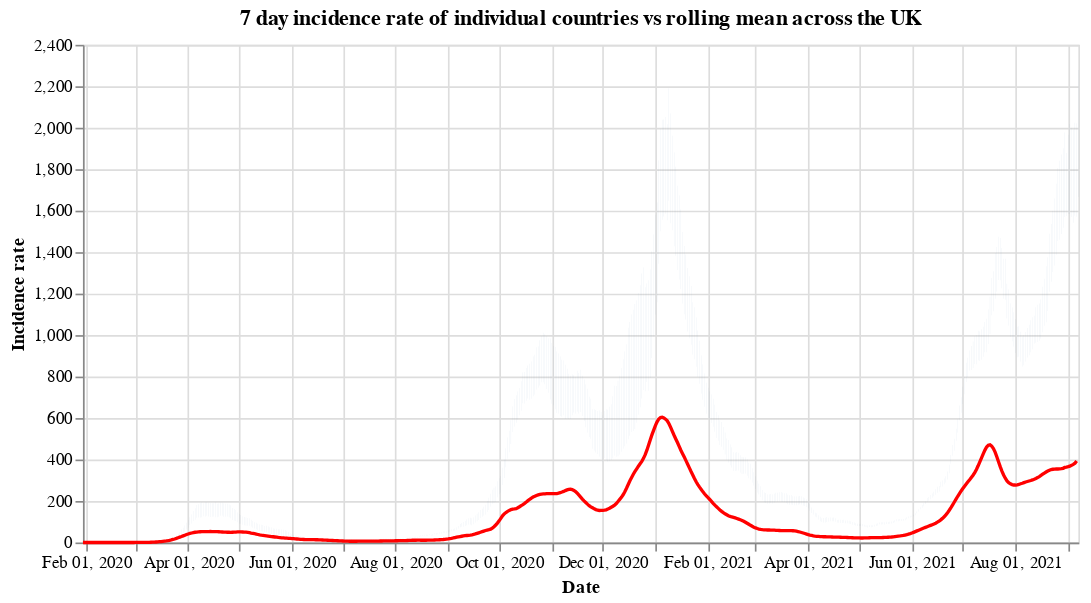

Notebook code for this chart:
### Code cell
#collapse
countries = uk_cases['areaName'].unique()
countries.sort()

selection = alt.selection_single(
    name='Select',
    fields=['areaName'],
    init={'areaName': 'Wales'},
    bind={'areaName': alt.binding_select(options=countries)}
)

# scatter plot, modify opacity based on selection
bars = alt.Chart(uk_cases).mark_bar().add_selection(
    selection
).encode(
    x=alt.X("yearmonthdate(date):T", axis=alt.Axis(title='Date')),
    y=alt.Y("weeklyCasesRate:Q", axis=alt.Axis(title='Incidence rate')),
    tooltip='weeklyCasesRate:Q',
    opacity=alt.condition(selection, alt.value(1), alt.value(0))
).properties(title=f'7 day incidence rate of individual countries vs rolling mean across the UK', width=600)

line = alt.Chart(overview_cases).mark_line(
    color='red',
    size=2,
).transform_window(
    rolling_mean='mean(weeklyCasesRate)',
    frame=[0, 7]
).encode(
    x='yearmonthdate(date):T',
    y='rolling_mean:Q'
)

alt.layer(bars, line)

### Figure 1 — Vega-Lite specification as saved in the notebook (floating-point values rounded to 4 significant figures; data arrays with more than 128 entries replaced by an {"elided": "..."} marker saying what was removed)
{"config": {"view": {"continuousWidth": 400, "continuousHeight": 300}}, "layer": [{"data": {"name": "data-b9fe03cf6bd88639a78784153ea7b4f2"}, "mark": "bar", "encoding": {"opacity": {"condition": {"value": 1, "selection": "Select"}, "value": 0}, "tooltip": {"type": "quantitative", "field": "weeklyCasesRate"}, "x": {"type": "temporal", "axis": {"title": "Date"}, "field": "date", "timeUnit": "yearmonthdate"}, "y": {"type": "quantitative", "axis": {"title": "Incidence rate"}, "field": "weeklyCasesRate"}}, "selection": {"Select": {"type": "single", "fields": ["areaName"], "init": {"areaName": "Wales"}, "bind": {"areaName": {"input": "select", "options": ["England", "Northern Ireland", "Scotland", "Wales"]}}}}, "title": "7 day incidence rate of individual countries vs rolling mean across the UK", "width": 600}, {"data": {"name": "data-8a432d5861d0c535db299e322b3fc9dd"}, "mark": {"type": "line", "color": "red", "size": 2}, "encoding": {"x": {"type": "temporal", "field": "date", "timeUnit": "yearmonthdate"}, "y": {"type": "quantitative", "field": "rolling_mean"}}, "transform": [{"window": [{"op": "mean", "field": "weeklyCasesRate", "as": "rolling_mean"}], "frame": [0, 7]}]}], "$schema": "https://vega.github.io/schema/vega-lite/v4.8.1.json", "datasets": {"data-b9fe03cf6bd88639a78784153ea7b4f2": {"elided": "2252 records"}, "data-8a432d5861d0c535db299e322b3fc9dd": {"elided": "586 records"}}}
